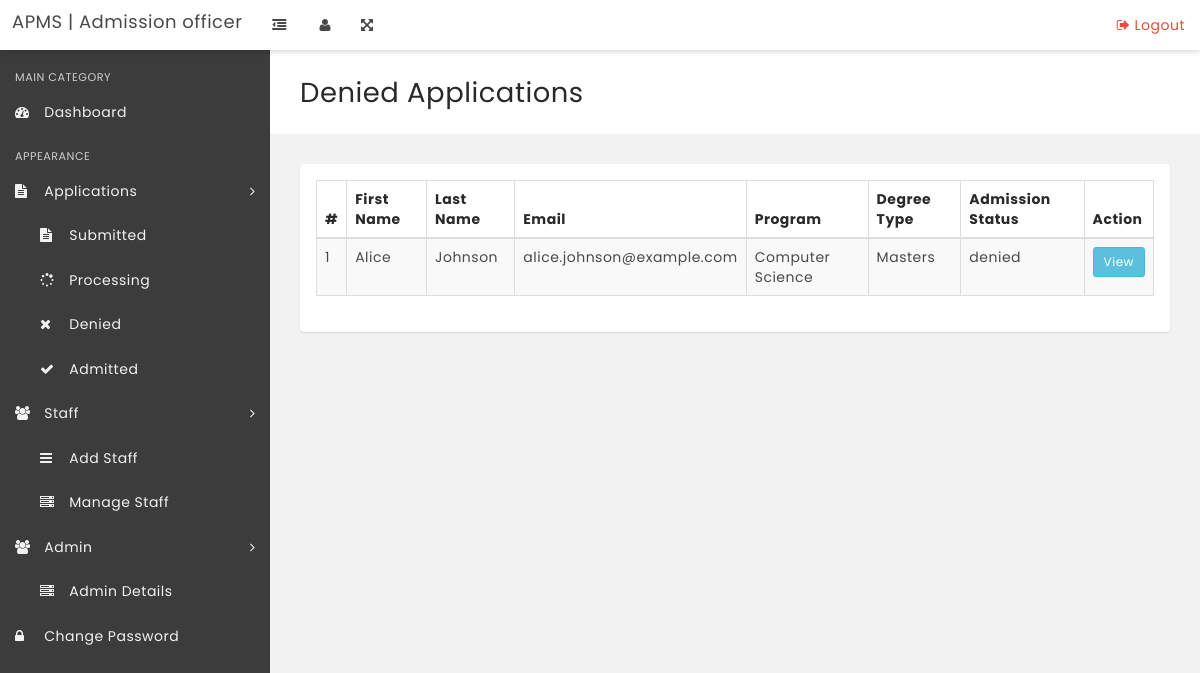
Screenshot of /officer/deny.php (signed in) with the database file from the repository.
### tables this page shows
CREATE TABLE `tbl_applications` (
  `id` int(11) NOT NULL,
  `applicant_id` int(12) NOT NULL,
  `firstName` varchar(50) NOT NULL,
  `middleName` varchar(50) DEFAULT NULL,
  `lastName` varchar(50) NOT NULL,
  `email` varchar(255) NOT NULL,
  `program` varchar(100) NOT NULL,
  `degreeType` enum('Bachelor','Masters','PhD') NOT NULL,
  `session` varchar(50) NOT NULL,
  `universityId` int(11) NOT NULL,
  `disciplinaryIssues` enum('yes','no') NOT NULL,
  `felonyCharge` enum('yes','no') NOT NULL,
  `created_at` timestamp NOT NULL DEFAULT current_timestamp(),
  `updated_at` timestamp NOT NULL DEFAULT current_timestamp() ON UPDATE current_timestamp(),
  `transcripts` varchar(255) DEFAULT NULL,
  `diploma` varchar(255) DEFAULT NULL,
  `statement_of_purpose` varchar(255) DEFAULT NULL,
  `recommendation_letters` varchar(255) DEFAULT NULL,
  `standardized_test_scores` varchar(255) DEFAULT NULL,
  `resume` varchar(255) DEFAULT NULL,
  `personal_statement` varchar(255) DEFAULT NULL,
  `proof_of_english_proficiency` varchar(255) DEFAULT NULL,
  `financial_documents` varchar(255) DEFAULT NULL,
  `passport_copy` varchar(255) DEFAULT NULL,
  `admissionstatus` enum('submitted','processing','denied','admitted') DEFAULT 'submitted',
  `admissionLetter` varchar(255) NOT NULL
);

### officer/deny.php (the view, shortened to what this page needs)
<?php
include('includes/config.php');
if(strlen($_SESSION['ologin']) == 0){
    header('location:index.php');
} else {
    $sql = "SELECT * FROM tbl_applications WHERE admissionstatus = 'denied'";
    $query = $dbh->prepare($sql);
    $query->execute();
    $results = $query->fetchAll(PDO::FETCH_OBJ);
?>
<!DOCTYPE html>
<html lang="en">
<head>
    <link rel="stylesheet" href="css/bootstrap.min.css">
    <link rel="stylesheet" href="css/font-awesome.min.css">
    <link rel="stylesheet" href="css/main.css">
</head>
<body class="top-navbar-fixed">
    <div class="main-wrapper">
        <?php include('includes/topbar.php'); ?>
        <div class="content-wrapper">
            <div class="content-container">
                <?php include('includes/leftbar.php'); ?>
                <div class="main-page">
                    <div class="container-fluid">
                        <div class="row page-title-div">
                            <div class="col-md-6">
                                <h2 class="title">Denied Applications</h2>
                            </div>
                        </div>
                        <section class="section">
                            <div class="container-fluid">
                                <div class="row">
                                    <div class="col-md-12">
                                        <div class="panel">
                                            <div class="panel-body">
                                                <table id="example" class="display table table-striped table-bordered" cellspacing="0" width="100%">
                                                    <thead>
                                                        <tr>
                                                            <th>#</th>
                                                            <th>First Name</th>
                                                            <th>Last Name</th>
                                                            <th>Email</th>
                                                            <th>Program</th>
                                                            <th>Degree Type</th>
                                                            <th>Admission Status</th>
                                                            <th>Action</th>
                                                        </tr>
                                                    </thead>
                                                    <tbody>
                                                        <?php
                                                        $cnt=1;
                                                        if($query->rowCount() > 0) {
                                                            foreach($results as $result) { ?>
                                                                <tr>
                                                                    <td><?php echo htmlentities($cnt); ?></td>
                                                                    <td><?php echo htmlentities($result->firstName); ?></td>
                                                                    <td><?php echo htmlentities($result->lastName); ?></td>
                                                                    <td><?php echo htmlentities($result->email); ?></td>
                                                                    <td><?php echo htmlentities($result->program); ?></td>
                                                                    <td><?php echo htmlentities($result->degreeType); ?></td>
                                                                    <td><?php echo htmlentities($result->admissionstatus); ?></td>
                                                                    <td>
                                                                        <a href="view-deny.php?appid=<?php echo htmlentities($result->id); ?>" class="btn btn-info btn-sm">View</a>
                                                                    </td>
                                                                </tr>
                                                        <?php $cnt++; }
                                                        } ?>
                                                    </tbody>
                                                </table>
                                            </div>
                                        </div>
                                    </div>
                                </div>
                            </div>
                        </section>
                    </div>
                </div>
            </div>
        </div>
    </div>
</body>
</html>
<?php } ?>

### rows the page displays
tbl_applications: firstName "Alice", lastName "Johnson", email "alice.johnson@example.com", program "Computer Science", degreeType "Masters", admissionstatus "denied"
